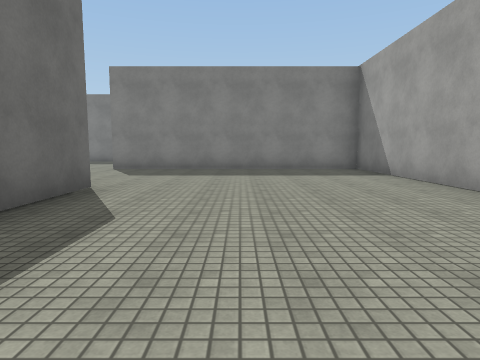
View 1 (above)

16 first-person views from a walk through a Unity game level. The camera is 1.3 m above the floor, tilts 6° down and sees 75° across. The floor is counted in squares, 2 m on a side. Each view is taken from the middle of a square. On the plan, view 1 faces up. The plan holds only what a view shows up to about 10 squares ahead; the rest is blank. The place goes on beyond the plan. Surface patterns are stand-ins for the level's own textures.

View 2
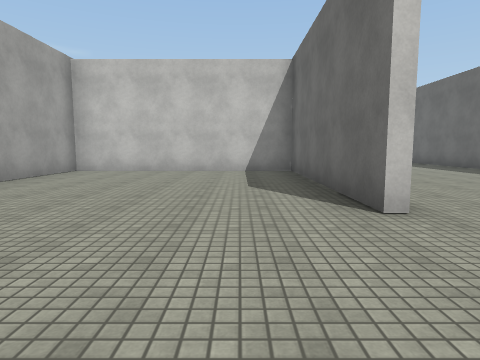

View 3
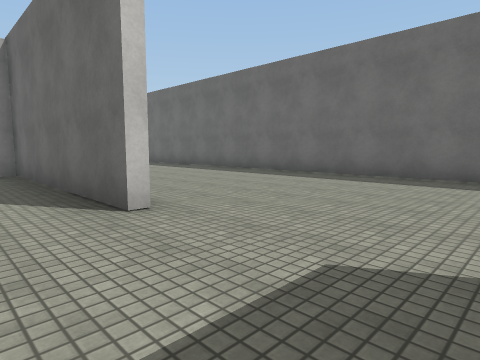

View 4
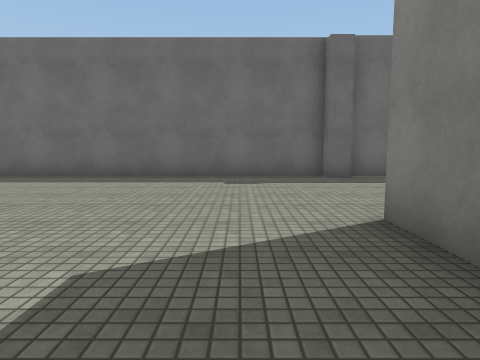

View 5
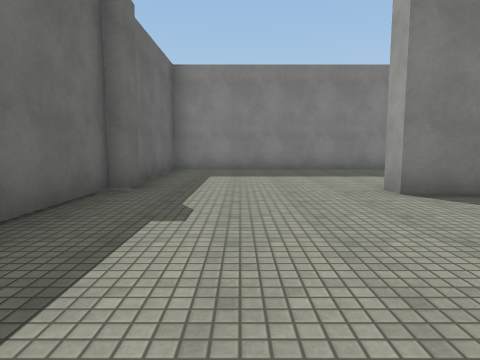

View 6
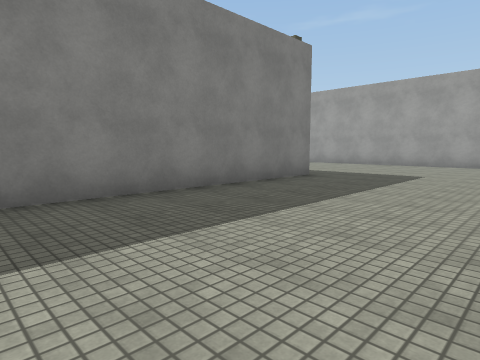

View 7
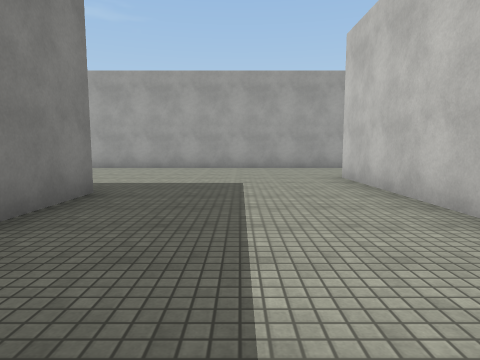

View 8
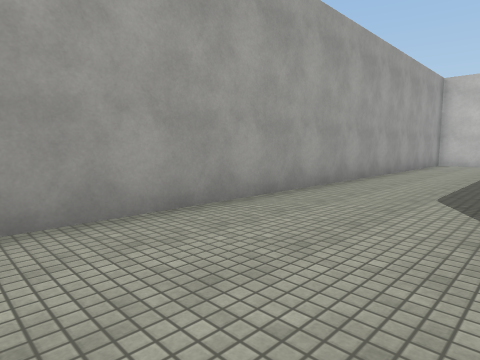

View 9
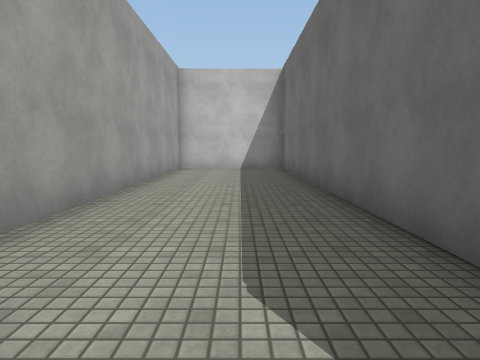

View 10
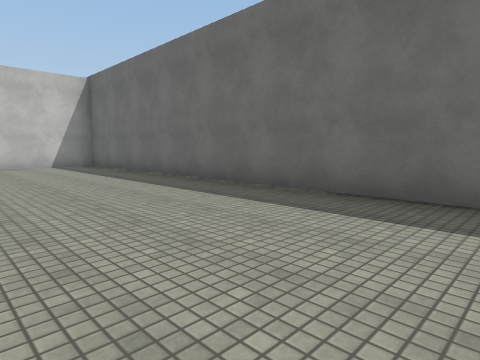

View 11
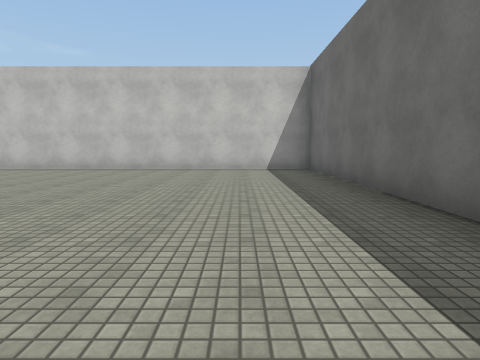

View 12
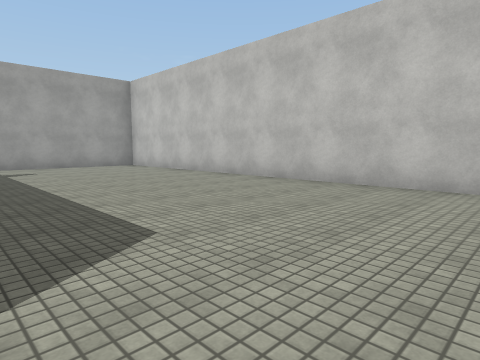

View 13
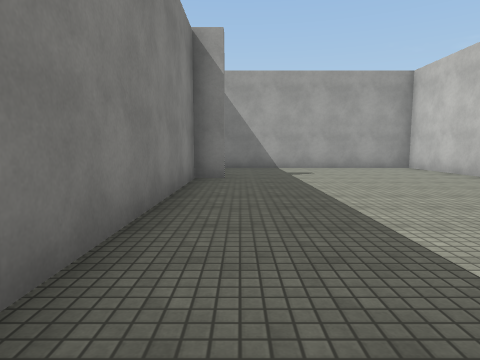

View 14
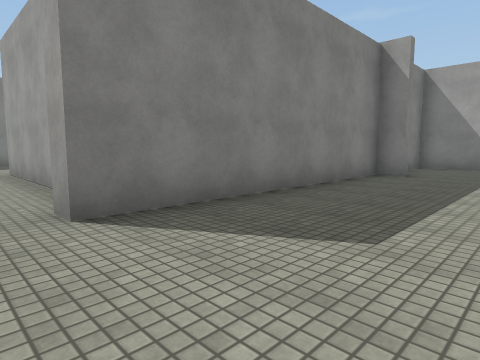

View 15
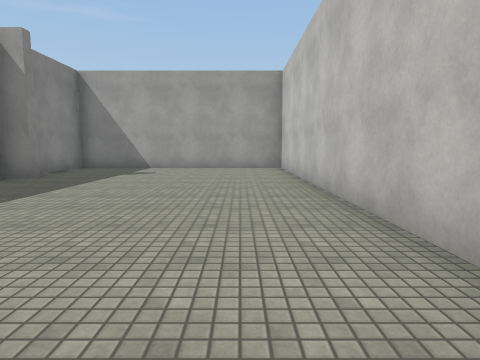

View 16
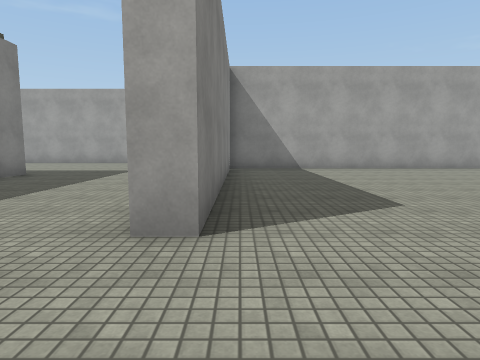

### Floor plan
Points are (right, up) in squares from view 1. A wall is a line through its corners. A room is listed if a view was taken in it or the views show most of it. See-through windows are left out.
Room 1 (views 1, 2, 3, 4, 5, 6, 7, 8, 9, 10, 11, 12, 13, 14, 15, 16)
walls: (-2.6, 1.4) (-2.6, 5); (-2.4, 5.1) (-2.4, -0.5) (3.5, -0.5) (3.5, 9.3) (-3.8, 9.3) (-3.8, 9.9); (3.7, 7.5) (3.7, -0.5) (6.8, -0.5) (6.8, 14.5); (3.5, -1.8) (3.5, -1.1) (-3.1, -1.1) (-3.1, -0.5); (-0.2, 9.8) (3.8, 9.8); (-8.1, 9.9) (-8.1, -7.3) (6.8, -7.3) (6.8, -1.1) (4.6, -1.1); (-7.7, 10.5) (-7.7, 9.9); (1.5, 14.1) (-8.1, 14.1) (-8.1, 10.4)

Positions as (right, up) in squares from view 1, and headings:
1: (0, 0), facing up
2: (-1, 8), facing down
3: (-1, 8), facing down-left
4: (-1, 8), facing left
5: (-6, 5), facing up
6: (-5, 10), facing up-right
7: (-3, 12), facing right
8: (4, 12), facing down-right
9: (5, 9), facing down
10: (-4, 4), facing down-left
11: (-6, 2), facing down
12: (-4, -2), facing down-right
13: (-3, -2), facing right
14: (-4, -4), facing up-right
15: (-3, -6), facing right
16: (-6, 9), facing right
